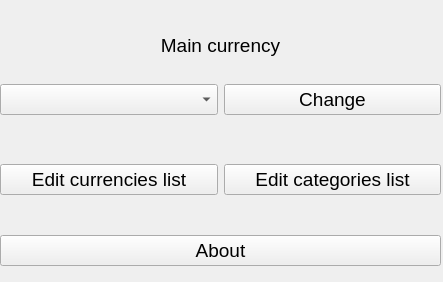
<?xml version="1.0" encoding="UTF-8"?>
<ui version="4.0">
 <class>SettingsWindow</class>
 <widget class="QWidget" name="SettingsWindow">
  <property name="geometry">
   <rect>
    <x>0</x>
    <y>0</y>
    <width>443</width>
    <height>282</height>
   </rect>
  </property>
  <property name="font">
   <font>
    <family>Leelawadee UI</family>
    <pointsize>14</pointsize>
   </font>
  </property>
  <property name="windowTitle">
   <string>Form</string>
  </property>
  <widget class="QLabel" name="label_3">
   <property name="geometry">
    <rect>
     <x>0</x>
     <y>30</y>
     <width>441</width>
     <height>31</height>
    </rect>
   </property>
   <property name="text">
    <string>Main currency</string>
   </property>
   <property name="alignment">
    <set>Qt::AlignCenter</set>
   </property>
  </widget>
  <widget class="QWidget" name="horizontalLayoutWidget">
   <property name="geometry">
    <rect>
     <x>0</x>
     <y>220</y>
     <width>441</width>
     <height>61</height>
    </rect>
   </property>
   <layout class="QHBoxLayout" name="horizontalLayout">
    <item>
     <widget class="QPushButton" name="bAbout">
      <property name="font">
       <font>
        <family>Leelawadee UI</family>
        <pointsize>14</pointsize>
       </font>
      </property>
      <property name="text">
       <string>About</string>
      </property>
     </widget>
    </item>
   </layout>
  </widget>
  <widget class="QWidget" name="horizontalLayoutWidget_2">
   <property name="geometry">
    <rect>
     <x>0</x>
     <y>60</y>
     <width>441</width>
     <height>80</height>
    </rect>
   </property>
   <layout class="QHBoxLayout" name="horizontalLayout_2">
    <item>
     <widget class="QComboBox" name="cbCurrency">
      <property name="font">
       <font>
        <family>Leelawadee UI</family>
        <pointsize>14</pointsize>
       </font>
      </property>
     </widget>
    </item>
    <item>
     <widget class="QPushButton" name="bChangeCurrency">
      <property name="font">
       <font>
        <family>Leelawadee UI</family>
        <pointsize>14</pointsize>
       </font>
      </property>
      <property name="text">
       <string>Change</string>
      </property>
     </widget>
    </item>
   </layout>
  </widget>
  <widget class="QWidget" name="horizontalLayoutWidget_3">
   <property name="geometry">
    <rect>
     <x>0</x>
     <y>140</y>
     <width>441</width>
     <height>80</height>
    </rect>
   </property>
   <layout class="QHBoxLayout" name="horizontalLayout_3">
    <item>
     <widget class="QPushButton" name="bEditCurr">
      <property name="font">
       <font>
        <family>Leelawadee UI</family>
        <pointsize>14</pointsize>
       </font>
      </property>
      <property name="text">
       <string>Edit currencies list</string>
      </property>
     </widget>
    </item>
    <item>
     <widget class="QPushButton" name="bEditCat">
      <property name="font">
       <font>
        <family>Leelawadee UI</family>
        <pointsize>14</pointsize>
       </font>
      </property>
      <property name="text">
       <string>Edit categories list</string>
      </property>
     </widget>
    </item>
   </layout>
  </widget>
 </widget>
 <resources/>
 <connections/>
</ui>
